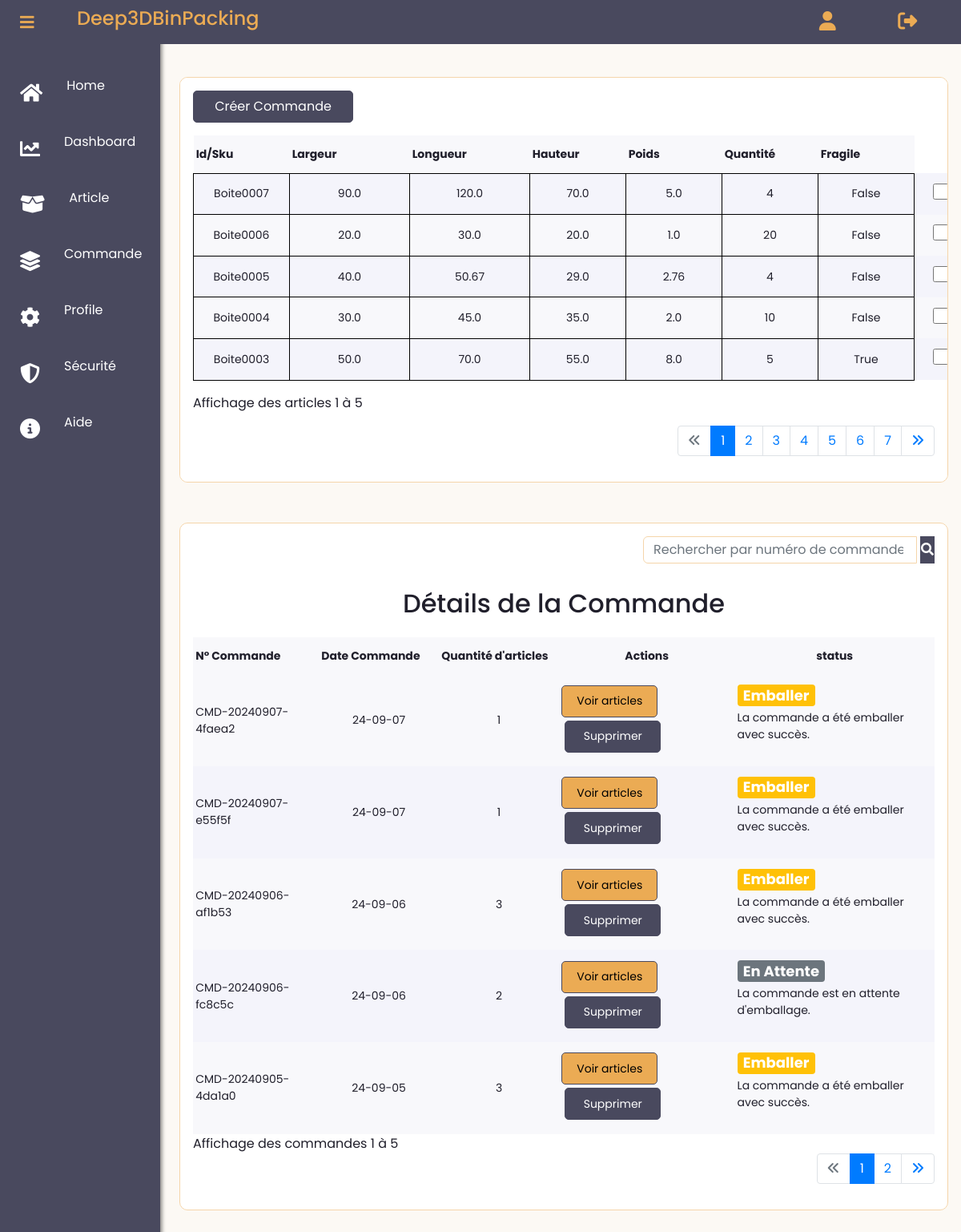
The page /articles (signed in) on the database its author committed.
### app/models.py (models this page shows, shortened)
class Article(db.Model):
    __tablename__ = 'Article'
    id = db.Column(db.Integer, primary_key=True, autoincrement=True)
    user_id = db.Column(db.Integer(), db.ForeignKey('User.id'))
    sku = db.Column(db.String(30), nullable=False)
    largeur = db.Column(db.Float(precision=5), nullable=False)
    longueur = db.Column(db.Float(precision=5), nullable=False)
    hauteur = db.Column(db.Float(precision=5), nullable=False)
    poids = db.Column(db.Float(precision=5), nullable=False)
    quantite = db.Column(db.Integer(), nullable=False)
    fragile = db.Column(db.Boolean(), default=False)
    date_creation = db.Column(db.Date,default=dt_date.today())
    commandes = db.relationship('Commande', secondary=association_table_article_commande, back_populates='articles')

class Commande(db.Model):
    __tablename__ = 'Commande'
    id = db.Column(db.Integer, primary_key=True, autoincrement=True)
    date_creation = db.Column(db.Date, default=dt_date.today())
    numero_commande = db.Column(db.String(50), unique=True, nullable=False)
    user_id = db.Column(db.Integer, db.ForeignKey('User.id'))
    status = db.Column(db.String(20), nullable=False, default='En Attente')  # Exemple : 'pending', 'cancelled', 'validated'
    conteneurs = db.relationship('Conteneur', secondary=association_table_commande_conteneur, back_populates='commandes')
    articles = db.relationship('Article', secondary=association_table_article_commande, back_populates='commandes')

### app/routes.py (the view)
@app.route("/articles", methods=['GET', 'POST'])
@login_required
def article():
    selected_articles = session.get('selected_articles', [])  # Récupérer les articles sélectionnés depuis la session
    page = request.args.get('page', 1, type=int)
    number_articles_per_page = 5  # Nombre d'articles par page
    articles_query = Article.query.filter_by(user_id=current_user.id).order_by(Article.id.desc())
    articles_pagination = articles_query.paginate(page=page, per_page=number_articles_per_page, error_out=False)
    start_index = (articles_pagination.page - 1) * articles_pagination.per_page + 1
    end_index = min(articles_pagination.page * articles_pagination.per_page, articles_query.count())
    user_commandes = Commande.query.filter_by(user_id=current_user.id).all()
    search_commandes = request.args.get('search_commandes')
    search_commandes = request.args.get('search_commandes')
    commande_page = request.args.get('commande_page', 1, type=int)
    per_page = 5
    if search_commandes:
        commandes_query = Commande.query.filter(
            Commande.user_id == current_user.id,  # Filtre par utilisateur
            (
                Commande.numero_commande.ilike(f'%{search_commandes}%') |
            (   Commande.date_creation.ilike(f'%{search_commandes}%')) |
                Commande.status.ilike(f'%{search_commandes}%')
            )
        )
    else:
        commandes_query = Commande.query.filter_by(user_id=current_user.id).order_by(Commande.id.desc())
    commandes_pagination = commandes_query.paginate(page=commande_page, per_page=per_page, error_out=False)
    pagination_args = Pagination(page=commande_page, per_page=per_page, total=commandes_query.count(), css_framework='bootstrap4')
    start_indexc = (commandes_pagination.page - 1) * commandes_pagination.per_page + 1
    end_indexc = min(commandes_pagination.page * commandes_pagination.per_page, commandes_query.count())
    commandes = commandes_pagination.items
    print(f"Nombre de commandes trouvées: {commandes_query.count()}")
    for commande in user_commandes:
        if len(commande.articles) == 0:
            db.session.delete(commande)
    user_commandes = [commande for commande in Commande.query.filter_by(user_id=current_user.id).all() if len(commande.articles) > 0]
    return render_template(
        'user_dashboard/list_article.html',
        selected_articles=selected_articles,
        start_index=start_index,
        end_index=end_index,
        start_indexc=start_indexc,
        end_indexc=end_indexc,
        articles=articles_pagination.items,
        articles_pagination=articles_pagination,
        commandes_pagination=commandes_pagination,
        commandes=commandes,
        pagination_args=pagination_args,
        user_commandes=user_commandes
    )

### app/templates/user_dashboard/list_article.html (shortened to what this page needs)
{% extends "user_dashboard/layout.html" %}
{% block content %}
{% if articles %}
<div class="card detail container">
  <div class="detail-header">
    <form method="POST" action="{{ url_for('create_commande') }}">
      <button type="submit" class="mb-3 download" style="background-color: #49495e; color: #fff; border: 1px solid #49495e; height: 40px;width: 200px;">Créer Commande</button>
      <table>
        <tr>
          <th>Id/Sku</th>
          <th>Largeur</th>
          <th>Longueur</th>
          <th>Hauteur</th>
          <th>Poids</th>
          <th>Quantité</th>
          <th>Fragile</th>
        </tr>
        {% for article in articles_pagination.items %}
        <tr>
          <td style="border: 1px solid black; padding: 5px; text-align: center;">{{ article.sku }}</td>
          <td style="border: 1px solid black; padding: 5px; text-align: center;">{{ article.largeur }}</td>
          <td style="border: 1px solid black; padding: 5px; text-align: center;">{{ article.longueur }}</td>
          <td style="border: 1px solid black; padding: 5px; text-align: center;">{{ article.hauteur }}</td>
          <td style="border: 1px solid black; padding: 5px; text-align: center;">{{ article.poids }}</td>
          <td style="border: 1px solid black; padding: 5px; text-align: center;">{{ article.quantite }}</td>
          <td style="border: 1px solid black; padding: 5px; text-align: center;">{{ article.fragile }}</td>
          <td>
            <input
              style="width: 20px; height: 20px; margin-left: 20px;"
              type="checkbox"
              name="selected_articles"
              value="{{ article.id }}"
              {% if article.id in selected_articles %}checked{% endif %}>
          </td>
        </tr>
        {% endfor %}
      </table>
      <div class="mt-3">
        Affichage des articles {{ start_index }} à {{ end_index }}
      </div>
    </form>
  </div>
  <nav aria-label="Page navigation example">
    <ul class="pagination justify-content-end mt-3">
      <li class="page-item {% if not articles_pagination.has_prev %}disabled{% endif %}">
        <a class="page-link" {% if articles_pagination.has_prev %}href="{{ url_for('article', page=articles_pagination.prev_num) }}"{% endif %}><i class="fa-solid fa-angles-left"></i></a>
      </li>
      {% for page_num in articles_pagination.iter_pages() %}
        {% if page_num %}
          <li class="page-item {% if page_num == articles_pagination.page %}active{% endif %}">
            <a class="page-link" href="{{ url_for('article', page=page_num) }}">{{ page_num }}</a>
          </li>
        {% else %}
          <li class="page-item disabled">
            <a class="page-link" href="#">...</a>
          </li>
        {% endif %}
      {% endfor %}
      <li class="page-item {% if not articles_pagination.has_next %}disabled{% endif %}">
        <a class="page-link" {% if articles_pagination.has_next %}href="{{ url_for('article', page=articles_pagination.next_num) }}"{% endif %}><i class="fa-solid fa-angles-right"></i></a>
      </li>
    </ul>
  </nav>
  {% endif %}
</div>
<div class="card detail container" style="margin-top: 50px;">
  <form class="form-inline justify-content-end mb-3" method="get" action="{{ url_for('article') }}">
    <div class="input-group">
      <input class="form-control mr-sm-1" type="search" placeholder="Rechercher par numéro de commande ou date..." aria-label="search_commandes" name="search_commandes">
      <button type="submit" class="bto btn-primary"><i class="fa fa-search"></i></button>
    </div>
  </form>
{% if commandes %}
  <div class="text-center"><h2>Détails de la Commande</h2></div>
  <div class="detail-header">
  <table class="">
      <thead>
          <tr>
              <th scope="col">N° Commande</th>
              <th scope="col">Date Commande</th>
              <th scope="col">Quantité d'articles</th>
              <th scope="col" class="text-center">Actions</th>
              <th scope="col" class="text-center">status</th>
          </tr>
      </thead>
      <tbody>
        {% for commande in commandes %}
          <tr>
              <td>{{ commande.numero_commande }}</td>
              <td class="text-center">
                {% if commande.date_creation %}
                    {{ commande.date_creation.strftime('%y-%m-%d') }}
                {% else %}
                    Date de création non disponible
                {% endif %}
            </td>
              <td class="text-center">{{ commande.articles|length }}</td>
              <td>
                  <button class="" data-bs-toggle="modal" style="background-color: #ebab54; border: #ebab54; color: black; border: 1px solid #49495e; height: 40px;" data-bs-target="#commandeDetailsModal-{{ commande.id }}">Voir articles</button>
                  <button type="button" class="btn-sm m-1 delete"  style="background-color: #49495e; color: #fff; border: 1px solid #49495e; height: 40px;" data-toggle="modal" data-target="#deleteModal{{commande.id}}">Supprimer</button>
              </td>
              <td>
                {% if commande.status == 'Annuler' %}
                  <span class="badge bg-danger mb-2" style="font-size: 18px; color:#fff">{{ commande.status }}</span>
                  <p>La commande a été annulée.</p>
                {% elif commande.status == 'Valider' %}
                  <span class="badge bg-success mb-1" style="font-size: 18px; color:#fff">{{ commande.status }}</span>
                  <p>La commande a été validée et est en cours de traitement.</p>
                  {% elif commande.status == 'Emballer' %}
                  <span class="badge bg-warning mb-1" style="font-size: 18px; color:#fff">{{ commande.status }}</span>
                  <p>La commande a été emballer avec succès.</p>
                {% else %}
                  <span class="badge bg-secondary mb-1" style="font-size: 18px; color:#fff">{{ commande.status }}</span>
                  <p>La commande est en attente d'emballage.</p>
                {% endif %}
              </td>
          </tr>
          {% endfor %}
      </tbody>
  </table>
</div>
Affichage des commandes {{ start_indexc }} à {{ end_indexc }}
<nav aria-label="Page navigation example mt-3">
  <ul class="pagination justify-content-end">
    <li class="page-item {% if not commandes_pagination.has_prev %}disabled{% endif %}">
      <a class="page-link" {% if commandes_pagination.has_prev %}href="{{ url_for('article', commande_page=commandes_pagination.prev_num) }}"{% endif %}><i class="fa-solid fa-angles-left"></i></a>
    </li>
    {% for page_num in commandes_pagination.iter_pages() %}
      {% if page_num %}
        <li class="page-item {% if page_num == commandes_pagination.page %}active{% endif %}">
          <a class="page-link"  href="{{ url_for('article', commande_page=page_num) }}">{{ page_num }}</a>
        </li>
      {% else %}
        <li class="page-item disabled">
          <a class="page-link"  href="#">...</a>
        </li>
      {% endif %}
    {% endfor %}
    <li class="page-item {% if not commandes_pagination.has_next %}disabled{% endif %}">
      <a class="page-link" {% if commandes_pagination.has_next %}href="{{ url_for('article', commande_page=commandes_pagination.next_num) }}"{% endif %}><i class="fa-solid fa-angles-right"></i></a>
    </li>
  </ul>
</nav>
{% else %}
<div class="alert-warning text-center">
  Aucune commandes trouvées
</div>
</div>
{% endif %}
{% endblock content %}

### app/templates/user_dashboard/layout.html (shortened to what this page needs)
<!DOCTYPE html>
<html>
<head>
    <link rel="stylesheet" href="https://maxcdn.bootstrapcdn.com/bootstrap/4.0.0/css/bootstrap.min.css">
       <link href="https://cdnjs.cloudflare.com/ajax/libs/font-awesome/5.15.3/css/all.min.css" rel="stylesheet">
       <link rel="stylesheet" type="text/css" href="{{ url_for('static', filename='client/main.css') }}">
       <link rel="stylesheet" type="text/css" href="{{ url_for('static', filename='client/account.css') }}">
</head>
    <body>
      <nav class="navbar ">
        <a class="deep" style="color: #ebab54; text-decoration: none;" href="{{ url_for('home') }}">
          <h4>Deep3DBinPacking</h4>
        </a>
        <div class="profile">
          {% if current_user.is_authenticated %}
          <a href="{{ url_for('account') }}"><i class="fa-solid fa-user " style="font-size: 24px; color: #ebab54;"></i></a>
          <a href="{{ url_for('logout') }}"><i class="fa-solid fa-right-from-bracket" style="font-size: 24px; color: #ebab54;"></i> </a>
          {% endif %}
        </div>
      </nav>
      <label class="side-toggle" for="toggle"><span class="fas fa-bars"></span></label>
      <div class="sidebar">
        <div class="sidebar-menu">
          <span class="fas fa-home"></span><a style="text-decoration: none; color: white; " href="{{url_for('home')}}"><p>Home</p></a>
        </div>
        <div class="sidebar-menu">
          <span class="fas fa-chart-line"></span>
          <a style="text-decoration: none; color: white;" href="{{url_for('acceuil_client')}}">
            <p>Dashboard</p>
          </a>
        </div>
        <div class="sidebar-menu">
          <span class="fa-solid fa-box-open"></span>
          <a style="text-decoration: none; color: white;" href="{{url_for('new_article')}}">
            <p>Article</p>
          </a>
        </div>
        <div class="sidebar-menu">
          <span class="fas fa-layer-group"></span>
          <a style="text-decoration: none; color: white;" href="{{ url_for('article') }}">
            <p>Commande</p>
          </a>
        </div>
        <div class="sidebar-menu">
          <span class="fas fa-cog"></span><a style="text-decoration: none; color: white; " href="{{url_for('account')}}"><p>Profile</p></a>
        </div>
        <div class="sidebar-menu">
          <span class="fas fa-shield-halved"></span><a style="text-decoration: none; color: white; " href="{{url_for('securite')}}"><p>Sécurité</p></a>
        </div>
        <div class="sidebar-menu">
          <span class="fa-solid fa-circle-info"></span><a style="text-decoration: none; color: white;" href="{{url_for('about')}}"><p>Aide</p></a>
        </div>
      </div>
      <main role="main">
        <div class="row">
          <div class="col-lg-12">
            {% block content %}{% endblock %}
          </div>
        </div>
      </main>
    </body>
</html>

### rows shown on the page
Article: sku "Boite0007", largeur "90.0", longueur "120.0", hauteur "70.0", poids "5.0", quantite "4", fragile "False"
Article: sku "Boite0006", largeur "20.0", longueur "30.0", hauteur "20.0", poids "1.0", quantite "20", fragile "False"
Article: sku "Boite0005", largeur "40.0", longueur "50.67", hauteur "29.0", poids "2.76", quantite "4", fragile "False"
Article: sku "Boite0004", largeur "30.0", longueur "45.0", hauteur "35.0", poids "2.0", quantite "10", fragile "False"
Article: sku "Boite0003", largeur "50.0", longueur "70.0", hauteur "55.0", poids "8.0", quantite "5", fragile "True"
Commande: numero_commande "CMD-20240907-4faea2", date_creation "24-09-07", articles|length "1", status "Emballer"
Commande: numero_commande "CMD-20240907-e55f5f", date_creation "24-09-07", articles|length "1", status "Emballer"
Commande: numero_commande "CMD-20240906-af1b53", date_creation "24-09-06", articles|length "3", status "Emballer"
Commande: numero_commande "CMD-20240906-fc8c5c", date_creation "24-09-06", articles|length "2", status "En Attente"
Commande: numero_commande "CMD-20240905-4da1a0", date_creation "24-09-05", articles|length "3", status "Emballer"

### other values the page prints
{{ start_index }} "1"
{{ end_index }} "5"
{{ page_num }} "1" "2" "3" "4" "5" "6" "7"
{{ start_indexc }} "1"
{{ end_indexc }} "5"
{{ page_num }} "1" "2"
